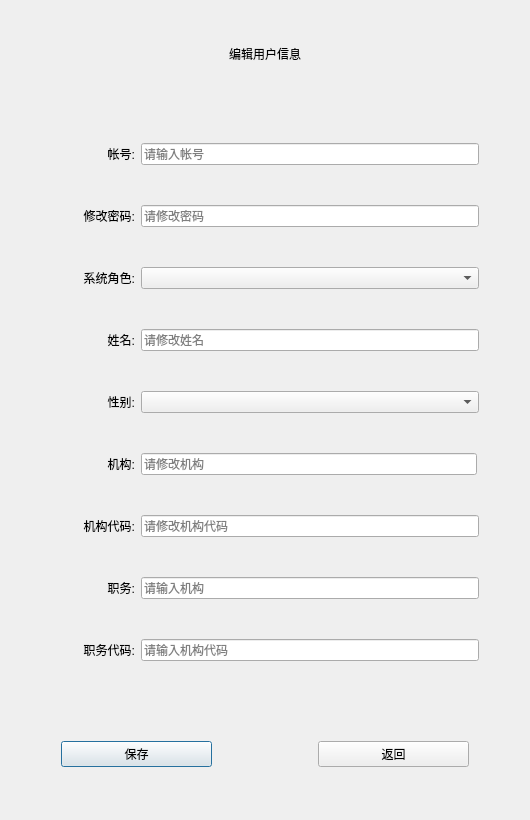
<?xml version="1.0" encoding="UTF-8"?>
<ui version="4.0">
 <class>changeinfo</class>
 <widget class="QDialog" name="changeinfo">
  <property name="geometry">
   <rect>
    <x>0</x>
    <y>0</y>
    <width>530</width>
    <height>820</height>
   </rect>
  </property>
  <property name="windowTitle">
   <string>编辑用户信息</string>
  </property>
  <layout class="QVBoxLayout" name="verticalLayout" stretch="1,1,1,1,1,1,1,1,1,1,1,1,1">
   <item>
    <widget class="QLabel" name="lb_changeinfo_title">
     <property name="sizePolicy">
      <sizepolicy hsizetype="Preferred" vsizetype="Fixed">
       <horstretch>0</horstretch>
       <verstretch>0</verstretch>
      </sizepolicy>
     </property>
     <property name="styleSheet">
      <string notr="true">font: 36pt &quot;文泉驿微米黑&quot;;</string>
     </property>
     <property name="text">
      <string>编辑用户信息</string>
     </property>
     <property name="alignment">
      <set>Qt::AlignCenter</set>
     </property>
    </widget>
   </item>
   <item>
    <spacer name="verticalSpacer">
     <property name="orientation">
      <enum>Qt::Vertical</enum>
     </property>
     <property name="sizeType">
      <enum>QSizePolicy::Fixed</enum>
     </property>
     <property name="sizeHint" stdset="0">
      <size>
       <width>20</width>
       <height>40</height>
      </size>
     </property>
    </spacer>
   </item>
   <item>
    <layout class="QHBoxLayout" name="horizontalLayout" stretch="0,2,8,0">
     <item>
      <spacer name="horizontalSpacer_22">
       <property name="orientation">
        <enum>Qt::Horizontal</enum>
       </property>
       <property name="sizeHint" stdset="0">
        <size>
         <width>40</width>
         <height>20</height>
        </size>
       </property>
      </spacer>
     </item>
     <item>
      <widget class="QLabel" name="lb_changeinfo_account_num">
       <property name="sizePolicy">
        <sizepolicy hsizetype="Minimum" vsizetype="Preferred">
         <horstretch>0</horstretch>
         <verstretch>0</verstretch>
        </sizepolicy>
       </property>
       <property name="text">
        <string> 帐号:</string>
       </property>
       <property name="alignment">
        <set>Qt::AlignRight|Qt::AlignTrailing|Qt::AlignVCenter</set>
       </property>
      </widget>
     </item>
     <item>
      <widget class="QLineEdit" name="le_changeinfo_account_num">
       <property name="readOnly">
        <bool>true</bool>
       </property>
       <property name="placeholderText">
        <string>请输入帐号</string>
       </property>
      </widget>
     </item>
     <item>
      <spacer name="horizontalSpacer_4">
       <property name="orientation">
        <enum>Qt::Horizontal</enum>
       </property>
       <property name="sizeHint" stdset="0">
        <size>
         <width>40</width>
         <height>20</height>
        </size>
       </property>
      </spacer>
     </item>
    </layout>
   </item>
   <item>
    <layout class="QHBoxLayout" name="horizontalLayout_2" stretch="0,2,8,0">
     <item>
      <spacer name="horizontalSpacer_23">
       <property name="orientation">
        <enum>Qt::Horizontal</enum>
       </property>
       <property name="sizeHint" stdset="0">
        <size>
         <width>40</width>
         <height>20</height>
        </size>
       </property>
      </spacer>
     </item>
     <item>
      <widget class="QLabel" name="lb_changeinfo_pwd">
       <property name="sizePolicy">
        <sizepolicy hsizetype="Minimum" vsizetype="Preferred">
         <horstretch>0</horstretch>
         <verstretch>0</verstretch>
        </sizepolicy>
       </property>
       <property name="text">
        <string>修改密码:</string>
       </property>
       <property name="alignment">
        <set>Qt::AlignRight|Qt::AlignTrailing|Qt::AlignVCenter</set>
       </property>
      </widget>
     </item>
     <item>
      <widget class="QLineEdit" name="le_changeinfo_pwd">
       <property name="placeholderText">
        <string>请修改密码</string>
       </property>
      </widget>
     </item>
     <item>
      <spacer name="horizontalSpacer_5">
       <property name="orientation">
        <enum>Qt::Horizontal</enum>
       </property>
       <property name="sizeHint" stdset="0">
        <size>
         <width>40</width>
         <height>20</height>
        </size>
       </property>
      </spacer>
     </item>
    </layout>
   </item>
   <item>
    <layout class="QHBoxLayout" name="horizontalLayout_4" stretch="0,2,8,0">
     <item>
      <spacer name="horizontalSpacer_24">
       <property name="orientation">
        <enum>Qt::Horizontal</enum>
       </property>
       <property name="sizeHint" stdset="0">
        <size>
         <width>40</width>
         <height>20</height>
        </size>
       </property>
      </spacer>
     </item>
     <item>
      <widget class="QLabel" name="lb_changeinfo_systemrole">
       <property name="sizePolicy">
        <sizepolicy hsizetype="Minimum" vsizetype="Preferred">
         <horstretch>0</horstretch>
         <verstretch>0</verstretch>
        </sizepolicy>
       </property>
       <property name="text">
        <string>系统角色:</string>
       </property>
       <property name="alignment">
        <set>Qt::AlignRight|Qt::AlignTrailing|Qt::AlignVCenter</set>
       </property>
      </widget>
     </item>
     <item>
      <widget class="QComboBox" name="cb_changeinfo_systemrole">
       <item>
        <property name="text">
         <string/>
        </property>
       </item>
       <item>
        <property name="text">
         <string>教练员</string>
        </property>
       </item>
       <item>
        <property name="text">
         <string>受训者</string>
        </property>
       </item>
       <item>
        <property name="text">
         <string>系统管理员</string>
        </property>
       </item>
      </widget>
     </item>
     <item>
      <spacer name="horizontalSpacer_6">
       <property name="orientation">
        <enum>Qt::Horizontal</enum>
       </property>
       <property name="sizeHint" stdset="0">
        <size>
         <width>40</width>
         <height>20</height>
        </size>
       </property>
      </spacer>
     </item>
    </layout>
   </item>
   <item>
    <layout class="QHBoxLayout" name="horizontalLayout_5" stretch="0,2,8,0">
     <item>
      <spacer name="horizontalSpacer_25">
       <property name="orientation">
        <enum>Qt::Horizontal</enum>
       </property>
       <property name="sizeHint" stdset="0">
        <size>
         <width>40</width>
         <height>20</height>
        </size>
       </property>
      </spacer>
     </item>
     <item>
      <widget class="QLabel" name="lb_changeinfo_username">
       <property name="sizePolicy">
        <sizepolicy hsizetype="Minimum" vsizetype="Preferred">
         <horstretch>0</horstretch>
         <verstretch>0</verstretch>
        </sizepolicy>
       </property>
       <property name="text">
        <string>姓名:</string>
       </property>
       <property name="alignment">
        <set>Qt::AlignRight|Qt::AlignTrailing|Qt::AlignVCenter</set>
       </property>
      </widget>
     </item>
     <item>
      <widget class="QLineEdit" name="le_changeinfo_username">
       <property name="placeholderText">
        <string>请修改姓名</string>
       </property>
      </widget>
     </item>
     <item>
      <spacer name="horizontalSpacer_7">
       <property name="orientation">
        <enum>Qt::Horizontal</enum>
       </property>
       <property name="sizeHint" stdset="0">
        <size>
         <width>40</width>
         <height>20</height>
        </size>
       </property>
      </spacer>
     </item>
    </layout>
   </item>
   <item>
    <layout class="QHBoxLayout" name="horizontalLayout_6" stretch="0,2,8,0">
     <item>
      <spacer name="horizontalSpacer_26">
       <property name="orientation">
        <enum>Qt::Horizontal</enum>
       </property>
       <property name="sizeHint" stdset="0">
        <size>
         <width>40</width>
         <height>20</height>
        </size>
       </property>
      </spacer>
     </item>
     <item>
      <widget class="QLabel" name="lb_changeinfo_usersex">
       <property name="sizePolicy">
        <sizepolicy hsizetype="Minimum" vsizetype="Preferred">
         <horstretch>0</horstretch>
         <verstretch>0</verstretch>
        </sizepolicy>
       </property>
       <property name="text">
        <string>性别:</string>
       </property>
       <property name="alignment">
        <set>Qt::AlignRight|Qt::AlignTrailing|Qt::AlignVCenter</set>
       </property>
      </widget>
     </item>
     <item>
      <widget class="QComboBox" name="cb_changeinfo_usersex">
       <item>
        <property name="text">
         <string/>
        </property>
       </item>
       <item>
        <property name="text">
         <string>男</string>
        </property>
       </item>
       <item>
        <property name="text">
         <string>女</string>
        </property>
       </item>
      </widget>
     </item>
     <item>
      <spacer name="horizontalSpacer_8">
       <property name="orientation">
        <enum>Qt::Horizontal</enum>
       </property>
       <property name="sizeHint" stdset="0">
        <size>
         <width>40</width>
         <height>20</height>
        </size>
       </property>
      </spacer>
     </item>
    </layout>
   </item>
   <item>
    <layout class="QHBoxLayout" name="horizontalLayout_7" stretch="0,2,8,1">
     <item>
      <spacer name="horizontalSpacer_27">
       <property name="orientation">
        <enum>Qt::Horizontal</enum>
       </property>
       <property name="sizeHint" stdset="0">
        <size>
         <width>40</width>
         <height>20</height>
        </size>
       </property>
      </spacer>
     </item>
     <item>
      <widget class="QLabel" name="lb_changeinfo_organization">
       <property name="sizePolicy">
        <sizepolicy hsizetype="Minimum" vsizetype="Preferred">
         <horstretch>0</horstretch>
         <verstretch>0</verstretch>
        </sizepolicy>
       </property>
       <property name="text">
        <string>机构:</string>
       </property>
       <property name="alignment">
        <set>Qt::AlignRight|Qt::AlignTrailing|Qt::AlignVCenter</set>
       </property>
      </widget>
     </item>
     <item>
      <widget class="QLineEdit" name="le_changeinfo_organization">
       <property name="placeholderText">
        <string>请修改机构</string>
       </property>
      </widget>
     </item>
     <item>
      <spacer name="horizontalSpacer_16">
       <property name="orientation">
        <enum>Qt::Horizontal</enum>
       </property>
       <property name="sizeHint" stdset="0">
        <size>
         <width>40</width>
         <height>20</height>
        </size>
       </property>
      </spacer>
     </item>
    </layout>
   </item>
   <item>
    <layout class="QHBoxLayout" name="horizontalLayout_8" stretch="0,2,8,0">
     <item>
      <spacer name="horizontalSpacer_28">
       <property name="orientation">
        <enum>Qt::Horizontal</enum>
       </property>
       <property name="sizeHint" stdset="0">
        <size>
         <width>40</width>
         <height>20</height>
        </size>
       </property>
      </spacer>
     </item>
     <item>
      <widget class="QLabel" name="lb_changeinfo_organization_code">
       <property name="sizePolicy">
        <sizepolicy hsizetype="Minimum" vsizetype="Preferred">
         <horstretch>0</horstretch>
         <verstretch>0</verstretch>
        </sizepolicy>
       </property>
       <property name="text">
        <string>机构代码:</string>
       </property>
       <property name="alignment">
        <set>Qt::AlignRight|Qt::AlignTrailing|Qt::AlignVCenter</set>
       </property>
      </widget>
     </item>
     <item>
      <widget class="QLineEdit" name="le_changeinfo_organization_code">
       <property name="placeholderText">
        <string>请修改机构代码</string>
       </property>
      </widget>
     </item>
     <item>
      <spacer name="horizontalSpacer_19">
       <property name="orientation">
        <enum>Qt::Horizontal</enum>
       </property>
       <property name="sizeHint" stdset="0">
        <size>
         <width>40</width>
         <height>20</height>
        </size>
       </property>
      </spacer>
     </item>
    </layout>
   </item>
   <item>
    <layout class="QHBoxLayout" name="horizontalLayout_9" stretch="0,2,8,0">
     <item>
      <spacer name="horizontalSpacer_29">
       <property name="orientation">
        <enum>Qt::Horizontal</enum>
       </property>
       <property name="sizeHint" stdset="0">
        <size>
         <width>40</width>
         <height>20</height>
        </size>
       </property>
      </spacer>
     </item>
     <item>
      <widget class="QLabel" name="lb_changeinfo_duty">
       <property name="sizePolicy">
        <sizepolicy hsizetype="Minimum" vsizetype="Preferred">
         <horstretch>0</horstretch>
         <verstretch>0</verstretch>
        </sizepolicy>
       </property>
       <property name="text">
        <string>职务:</string>
       </property>
       <property name="alignment">
        <set>Qt::AlignRight|Qt::AlignTrailing|Qt::AlignVCenter</set>
       </property>
      </widget>
     </item>
     <item>
      <widget class="QLineEdit" name="le_changeinfo_duty">
       <property name="placeholderText">
        <string>请输入机构</string>
       </property>
      </widget>
     </item>
     <item>
      <spacer name="horizontalSpacer_20">
       <property name="orientation">
        <enum>Qt::Horizontal</enum>
       </property>
       <property name="sizeHint" stdset="0">
        <size>
         <width>40</width>
         <height>20</height>
        </size>
       </property>
      </spacer>
     </item>
    </layout>
   </item>
   <item>
    <layout class="QHBoxLayout" name="horizontalLayout_10" stretch="0,2,8,0">
     <item>
      <spacer name="horizontalSpacer_30">
       <property name="orientation">
        <enum>Qt::Horizontal</enum>
       </property>
       <property name="sizeHint" stdset="0">
        <size>
         <width>40</width>
         <height>20</height>
        </size>
       </property>
      </spacer>
     </item>
     <item>
      <widget class="QLabel" name="lb_changeinfo_duty_code">
       <property name="sizePolicy">
        <sizepolicy hsizetype="Minimum" vsizetype="Preferred">
         <horstretch>0</horstretch>
         <verstretch>0</verstretch>
        </sizepolicy>
       </property>
       <property name="text">
        <string>职务代码:</string>
       </property>
       <property name="alignment">
        <set>Qt::AlignRight|Qt::AlignTrailing|Qt::AlignVCenter</set>
       </property>
      </widget>
     </item>
     <item>
      <widget class="QLineEdit" name="le_changeinfo_duty_code">
       <property name="placeholderText">
        <string>请输入机构代码</string>
       </property>
      </widget>
     </item>
     <item>
      <spacer name="horizontalSpacer_21">
       <property name="orientation">
        <enum>Qt::Horizontal</enum>
       </property>
       <property name="sizeHint" stdset="0">
        <size>
         <width>40</width>
         <height>20</height>
        </size>
       </property>
      </spacer>
     </item>
    </layout>
   </item>
   <item>
    <spacer name="verticalSpacer_2">
     <property name="orientation">
      <enum>Qt::Vertical</enum>
     </property>
     <property name="sizeType">
      <enum>QSizePolicy::Fixed</enum>
     </property>
     <property name="sizeHint" stdset="0">
      <size>
       <width>20</width>
       <height>40</height>
      </size>
     </property>
    </spacer>
   </item>
   <item>
    <layout class="QHBoxLayout" name="horizontalLayout_11" stretch="1,3,2,3,1">
     <item>
      <spacer name="horizontalSpacer_2">
       <property name="orientation">
        <enum>Qt::Horizontal</enum>
       </property>
       <property name="sizeHint" stdset="0">
        <size>
         <width>40</width>
         <height>20</height>
        </size>
       </property>
      </spacer>
     </item>
     <item>
      <widget class="QPushButton" name="btn_changeinfo_confirm">
       <property name="text">
        <string>保存</string>
       </property>
      </widget>
     </item>
     <item>
      <spacer name="horizontalSpacer">
       <property name="orientation">
        <enum>Qt::Horizontal</enum>
       </property>
       <property name="sizeHint" stdset="0">
        <size>
         <width>40</width>
         <height>20</height>
        </size>
       </property>
      </spacer>
     </item>
     <item>
      <widget class="QPushButton" name="btn_changeinfo_cancle">
       <property name="text">
        <string>返回</string>
       </property>
      </widget>
     </item>
     <item>
      <spacer name="horizontalSpacer_3">
       <property name="orientation">
        <enum>Qt::Horizontal</enum>
       </property>
       <property name="sizeHint" stdset="0">
        <size>
         <width>40</width>
         <height>20</height>
        </size>
       </property>
      </spacer>
     </item>
    </layout>
   </item>
  </layout>
 </widget>
 <resources/>
 <connections/>
</ui>
